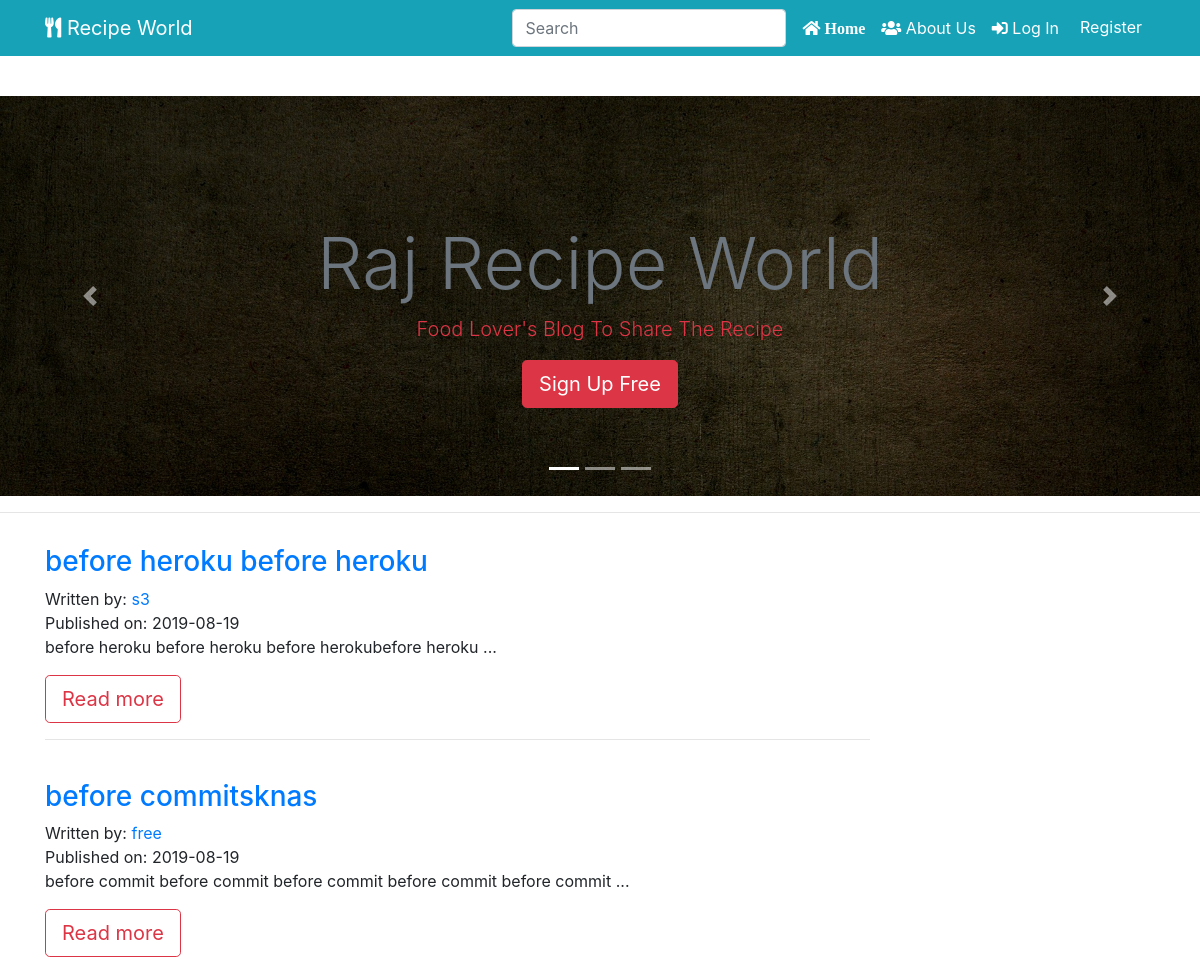
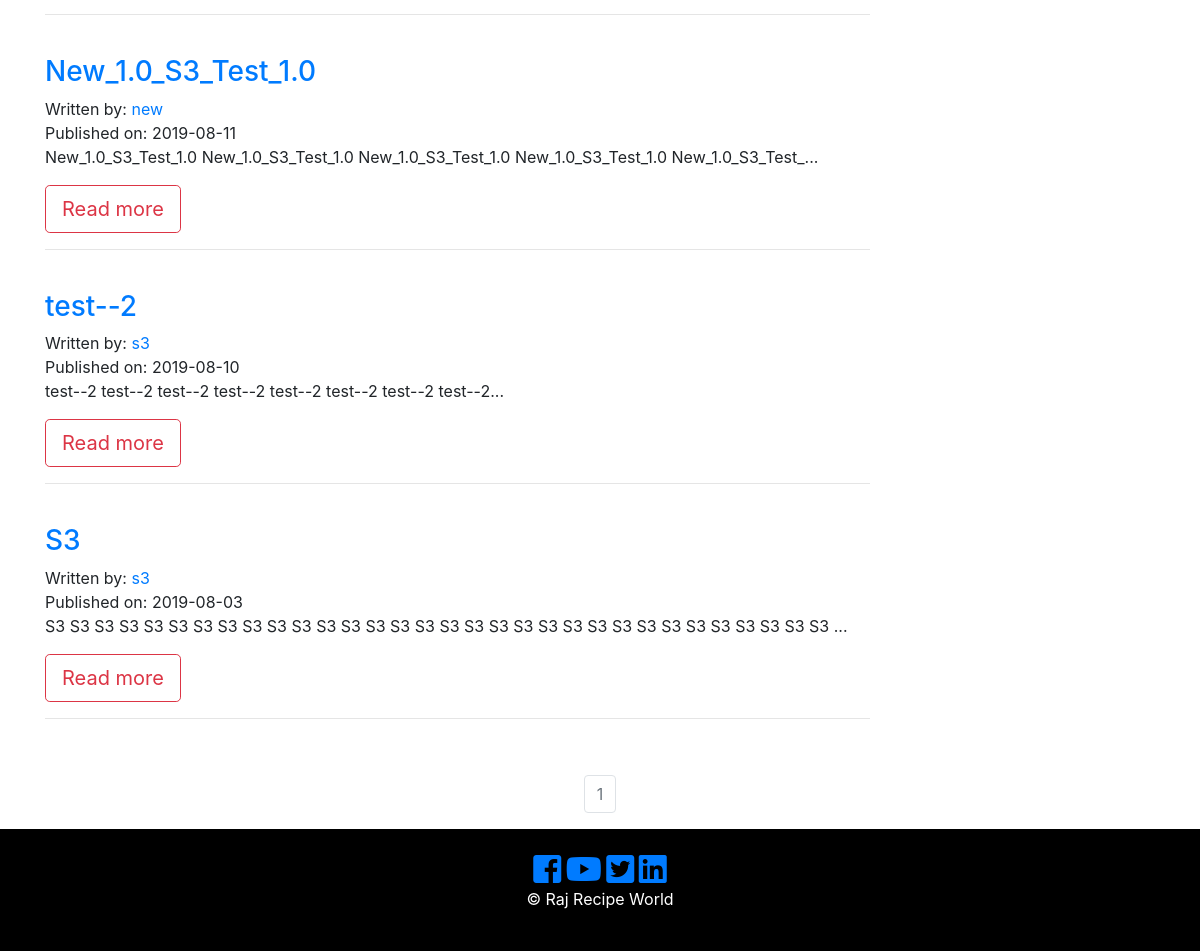
Before: / with the older database file (2 pictures, top to bottom).
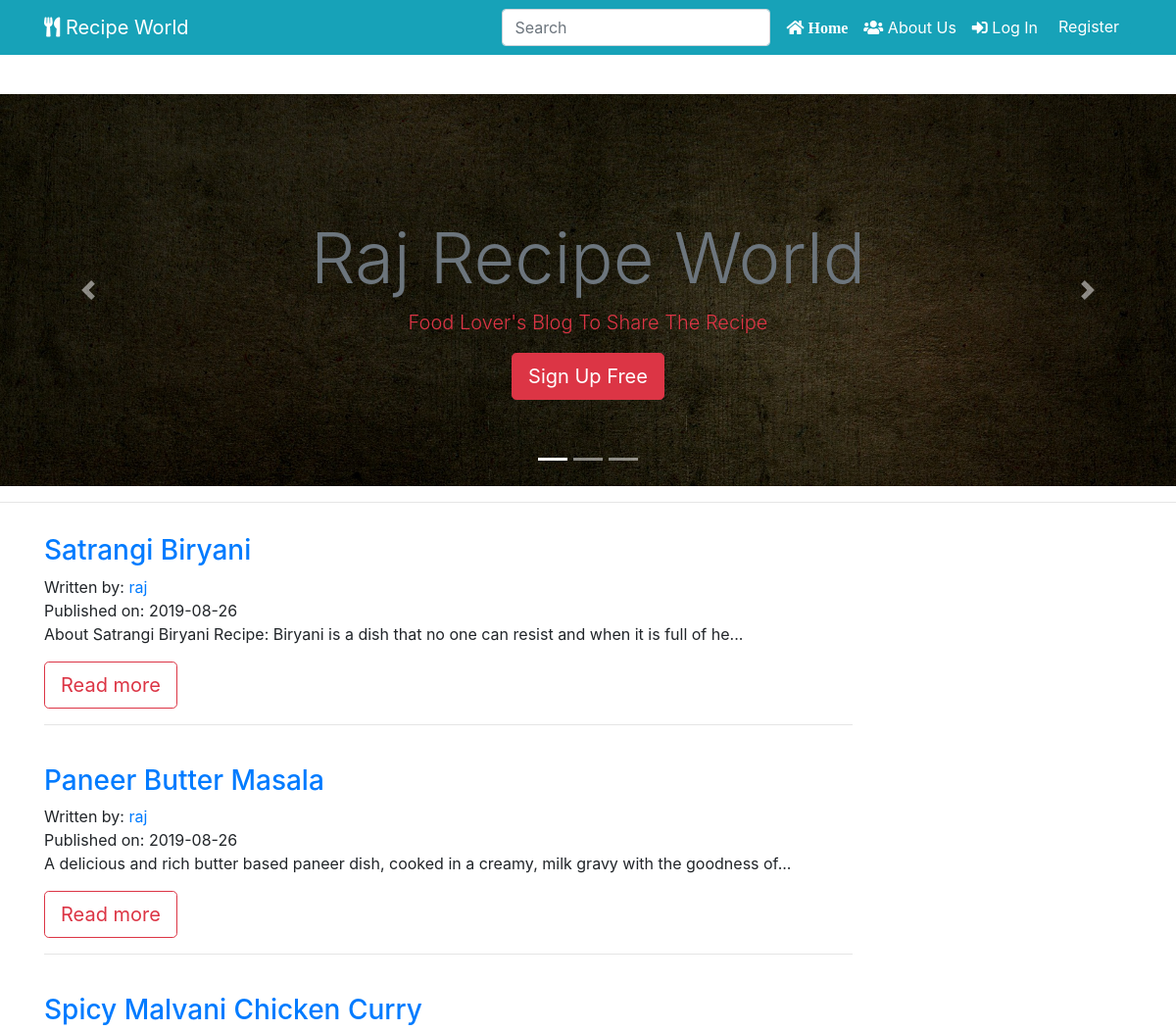
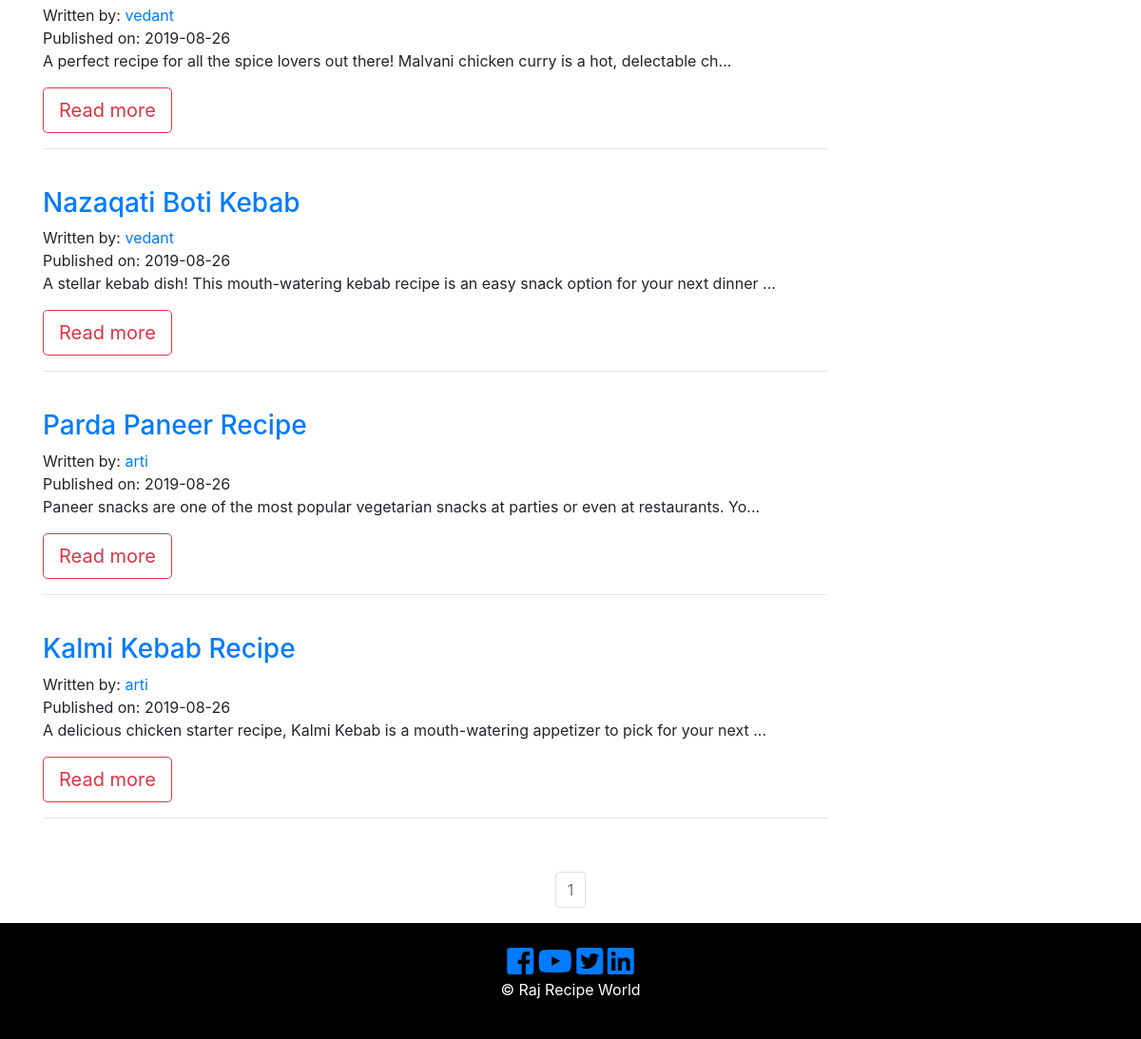
After: the same page with the newer database file (2 pictures, top to bottom).
### recipe_app/models.py (models this page shows, shortened)
class RecipePost(db.Model):
    __searchable__ = ['recipe_name']
    users = db.relationship(User)
    id = db.Column(db.Integer, primary_key=True)
    user_id = db.Column(db.Integer, db.ForeignKey('users.id'), nullable=False)
    date = db.Column(db.DateTime, nullable=False, default=datetime.utcnow)
    recipe_image = db.Column(db.String(128), default=None, nullable=True)
    recipe_name = db.Column(db.String(164), nullable=False)
    course = db.Column(db.String(164), nullable=False)
    food_category = db.Column(db.String(164), nullable=False)
    cuisine = db.Column(db.String(164), nullable=False)
    prep_time = db.Column(db.String(164), nullable=False)
    cook_time = db.Column(db.String(164), nullable=False)
    allergens = db.Column(db.String(164), nullable=False)
    serving = db.Column(db.String(164), nullable=False)
    ingredients = db.Column(db.Text, nullable=False)
    recipe_description = db.Column(db.Text, nullable=False)

class User(db.Model, UserMixin):
     __tablename__ = 'users'
     id = db.Column(db.Integer, primary_key = True)
     picture = db.Column(db.String(128), default='default_profile.png', nullable=False)
     email = db.Column(db.String(64), unique=True, index=True)
     username = db.Column(db.String(64), unique=True, index=True)
     password_hash = db.Column(db.String(128))
     recipe = db.relationship('RecipePost', backref='author', lazy=True)

### recipe_app/core/views.py (the view)
@core.route('/')
def index():
    page = request.args.get('page', 1, type=int)
    all_recipies_posts = RecipePost.query.order_by(RecipePost.date.desc()).paginate(page=page, per_page=10)
    return render_template('index.html', all_recipies_posts = all_recipies_posts)

### recipe_app/templates/index.html (shortened to what this page needs)
{% extends "base.html" %}
{% block content %}
  <section id="showcase" class="">
    <div id="myCarousel" class="carousel slide" data-ride="carousel">
      <ol class="carousel-indicators">
        <li data-target="#myCarousel" data-slide-to="0" class="active"></li>
        <li data-target="#myCarousel" data-slide-to="1"></li>
        <li data-target="#myCarousel" data-slide-to="2"></li>
      </ol>
      <div class="carousel-inner">
        <div class="carousel-item carousel-image-1 active">
          <div class="container">
            <div class="carousel-caption d-none d-sm-block text-center mb-5">
              <h1 class="display-3 text-secondary"> Raj Recipe World</h1>
              <p class="lead text-danger"> Food Lover's Blog To Share The Recipe </p>
              <a href="{{ url_for('users.register') }}" class="btn btn-danger btn-lg">Sign Up Free</a>
            </div>
          </div>
        </div>
      </div>
      <a href="#myCarousel" data-slide="prev" class="carousel-control-prev">
        <span class="carousel-control-prev-icon"></span>
      </a>
      <a href="#myCarousel" data-slide="next" class="carousel-control-next">
        <span class="carousel-control-next-icon"></span>
      </a>
    </div>
  </section>
  <hr>
<section id="info" class="py-3">
  <div class="container">
    {% for recipe in all_recipies_posts.items %}
    <div class="row">
      <div class="col-md-9 align-self-center">
        <h3> <a href="{{ url_for('recipe_posts.recipe_post', recipe_post_id=recipe.id) }}">{{ recipe.recipe_name }}</a> </h3>
          <p>
            Written by: <a href="{{ url_for('users.user_recipies', username = recipe.author.username) }}">{{ recipe.author.username }}</a>
            <br/>
            Published on: {{ recipe.date.strftime('%Y-%m-%d') }}
            <br/>
            {{ recipe.recipe_description[:100] }}...
            </p>
              <a href="{{ url_for('recipe_posts.recipe_post', recipe_post_id=recipe.id) }}" class="btn btn-outline-danger btn-lg">Read more</a>
              <hr>
               <br/>
          </div>
            <div class="col-md-3">
             </div>
           </div>
           {% endfor %}
  </div>
</section>
<nav aria-label="Page navigation example">
  <ul class="pagination justify-content-center">
    {% for page_num in all_recipies_posts.iter_pages(left_edge=1, right_edge=1, left_current=1, right_current=2) %}
            {% if all_recipies_posts.page == page_num %}
              <li class="page-item disabled">
                <a class="page-link" href="{{ url_for('core.index', page=page_num) }}">{{ page_num }}</a>
              </li>
            {% else %}
              <li class="page-item">
                <a class="page-link" href="{{ url_for('core.index', page=page_num) }}">{{ page_num }}</a>
              </li>
            {% endif %}
    {% endfor %}
  </ul>
</nav>
{% endblock %}

### recipe_app/templates/base.html (shortened to what this page needs)
<!DOCTYPE html>
<html lang="en">
  <head>
      <link rel="stylesheet" href="https://stackpath.bootstrapcdn.com/bootstrap/4.3.1/css/bootstrap.min.css">
      <link type="text/css" rel="stylesheet" href="{{ url_for('static', filename='css/master.css') }}"/>
      <link rel="stylesheet" href="https://use.fontawesome.com/releases/v5.3.1/css/all.css"
>
      <link rel="stylesheet" href="https://cdnjs.cloudflare.com/ajax/libs/ekko-lightbox/5.3.0/ekko-lightbox.css" />
      <link rel="stylesheet" href="https://cdnjs.cloudflare.com/ajax/libs/slick-carousel/1.9.0/slick.css" />
      <link rel="stylesheet" href="https://cdnjs.cloudflare.com/ajax/libs/slick-carousel/1.9.0/slick-theme.min.css" />
  </head>
<body>
  <header class="py-5" >
<nav class="navbar navbar-expand-sm navbar-dark bg-info fixed-top ">
    <div class="container">
      <a href="{{ url_for('core.index') }}" target="_blank" class="navbar-brand"> <i class="fas fa-utensils icon-nav"></i> Recipe World</a>
      <div class="collapse navbar-collapse" id="navbarCollapse">
      <ul class="navbar-nav ml-auto">
      <form class="form-inline my-2 my-lg-0" method="GET" action="{{ url_for('search.search_result') }}">
        <input class="form-control mr-sm-2" type="search" placeholder="Search" aria-label="Search">
      </form>
            <li class="nav-item active">
              <a class="nav-link text-white" href="{{ url_for('core.index') }}">
                <i class="fas fa-home icon-nav"> Home </i>
              </a>
            </li>
            <li class="nav-item">
              <a class="nav-link text-white" href="{{ url_for('core.info') }}"> <i class="fas fa-users icon-nav"></i> About Us</a>
            </li>
            {% if current_user.is_authenticated %}
            <li class="nav-item">
                <a class="nav-link text-white" href="{{ url_for('users.logout') }}"> <i class="fas fa-sign-out-alt icon-nav"></i> Log Out </a>
            </li>
            <li class="nav-item">
                <a class="nav-link text-white" href="{{ url_for('users.account') }}">
                  <i class="fas fa-user icon-nav"> </i> Profile </a>
            </li>
            <li class="nav-item">
                <a class="nav-link text-white" href="{{ url_for('recipe_posts.create_recipe') }}">
                  <i class="fas fa-plus icon-nav"></i> Add Recipe</a>
            </li>
             <li class="nav-item">
                <a class="nav-link text-white" href="{{ url_for('users.user_recipies' , username=current_user.username) }}"> <i class="fas fa-user-circle icon-nav"> </i> {{ current_user }} </a>
              </li>
              {% else %}
              <li class="nav-item">
                  <a class="nav-link text-white" href="{{ url_for('users.login') }}"> <i class="fas fa-sign-in-alt icon-nav"></i> Log In </a>
              </li>
              <li class="nav-item">
                  <a href="{{ url_for('users.register') }}" class="btn btn-info btn-md">
                   Register
                </a>
              </li>
              {% endif %}
    </ul>
    </div>
   </div>
  </nav>
 </header>
  {% block content %}
  {% endblock %}
         <footer id="main-footer" class="text-center p-4">
          <div class="container">
              <div class="row">
                <div class="col">
                    <a href="#"> <i class="fab fa-facebook-square fa-2x"> </i> </a>
                    <a href="#"> <i class="fab fa-youtube fa-2x"> </i> </a>
                    <a href="#"> <i class="fab fa-twitter-square fa-2x"></i> </a>
                    <a href="#"> <i class="fab fa-linkedin fa-2x"></i> </a>
                  <p> &copy;
                     Raj Recipe World </p>
                </div>
              </div>
            </div>
          </footer>
  </body>
</html>

### recipe_app/static/css/master.css (style rules this page uses)
.carousel-item { height: 400px; width: 100% !important; background-position: center; -webkit-background-size: cover; -moz-background-size: cover; background-size: cover; -o-background-size: cover; }
.carousel-image-1 { background: url('../img/cook-3_1920.jpg'); background-size: cover; }
#main-footer { background: #000; color: #fff; }

Changed rows visible on the page:
removed RecipePost: recipe_name "before heroku before heroku", author.username "s3", date "2019-08-19", recipe_description "before heroku before heroku before herokubefore heroku"
removed RecipePost: recipe_name "before commitsknas", author.username "free", date "2019-08-19", recipe_description "before commit before commit before commit before commit before commit"
removed RecipePost: recipe_name "New_1.0_S3_Test_1.0", author.username "new", date "2019-08-11", recipe_description "New_1.0_S3_Test_1.0 New_1.0_S3_Test_1.0 New_1.0_S3_Test_1.0 New_1.0_S3_Test_1.0 New_1.0_S3_Test_"
removed RecipePost: recipe_name "test--2", author.username "s3", date "2019-08-10", recipe_description "test--2 test--2 test--2 test--2 test--2 test--2 test--2 test--2"
removed RecipePost: recipe_name "S3", author.username "s3", date "2019-08-03", recipe_description "S3 S3 S3 S3 S3 S3 S3 S3 S3 S3 S3 S3 S3 S3 S3 S3 S3 S3 S3 S3 S3 S3 S3 S3 S3 S3 S3 S3 S3 S3 S3 S3"
added RecipePost: recipe_name "Satrangi Biryani", author.username "raj", date "2019-08-26", recipe_description "About Satrangi Biryani Recipe: Biryani is a dish that no one can resist and when it is full of he"
added RecipePost: recipe_name "Paneer Butter Masala", author.username "raj", date "2019-08-26", recipe_description "A delicious and rich butter based paneer dish, cooked in a creamy, milk gravy with the goodness of"
added RecipePost: recipe_name "Spicy Malvani Chicken Curry", author.username "vedant", date "2019-08-26", recipe_description "A perfect recipe for all the spice lovers out there! Malvani chicken curry is a hot, delectable ch"
added RecipePost: recipe_name "Nazaqati Boti Kebab", author.username "vedant", date "2019-08-26", recipe_description "A stellar kebab dish! This mouth-watering kebab recipe is an easy snack option for your next dinner"
added RecipePost: recipe_name "Parda Paneer Recipe", author.username "arti", date "2019-08-26", recipe_description "Paneer snacks are one of the most popular vegetarian snacks at parties or even at restaurants. Yo"
added RecipePost: recipe_name "Kalmi Kebab Recipe", author.username "arti", date "2019-08-26", recipe_description "A delicious chicken starter recipe, Kalmi Kebab is a mouth-watering appetizer to pick for your next"
